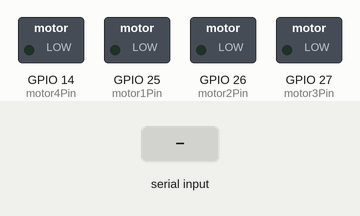
A sketch run on a simulated ESP32. Shown: switched loads named in the sketch (green lamp = pin HIGH). Inputs (shaded band) come from the test bench. What the sketch prints to the serial monitor is not drawn.

Above: at 2.2 s.
2.3 s: "90,45\n" received over Serial
At 2.8 s:
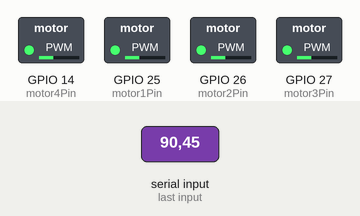
3.8 s: "30,150\n" received over Serial
At 5.0 s:
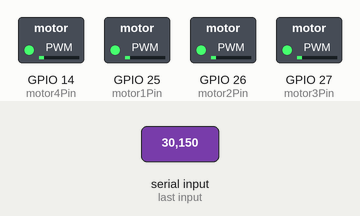
5.3 s: "200\n" received over Serial
At 6.3 s:
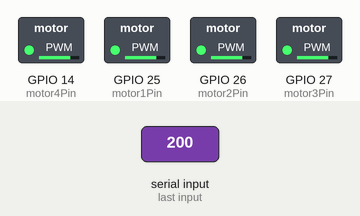
6.8 s: "90\n" received over Serial
At 7.4 s:
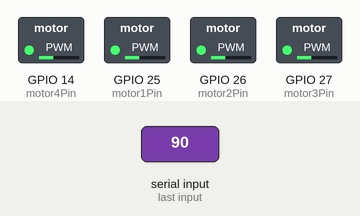
Timing chart, 0 to 9.3 s (numbered marks = the images above; inputs shaded):
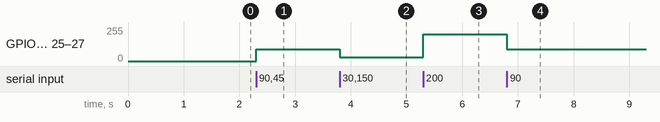

The sketch:

phase1_motor_test.ino
```cpp
// ESP32 4-Motor PWM Test

// 馬達 PWM 腳位
const int motor1Pin = 25;
const int motor2Pin = 26;
const int motor3Pin = 27;
const int motor4Pin = 14;

// PWM 參數
const int freq = 5000;
const int resolution = 8; // 8-bit: 0~255

// PWM 通道
const int pwmChannel1 = 0;
const int pwmChannel2 = 1;
const int pwmChannel3 = 2;
const int pwmChannel4 = 3;

int speedValue = 128; // 初始速度

void setup() {
  Serial.begin(115200);
  delay(1000);

  // 初始化每個 PWM 通道與腳位
  ledcSetup(pwmChannel1, freq, resolution);
  ledcAttachPin(motor1Pin, pwmChannel1);

  ledcSetup(pwmChannel2, freq, resolution);
  ledcAttachPin(motor2Pin, pwmChannel2);

  ledcSetup(pwmChannel3, freq, resolution);
  ledcAttachPin(motor3Pin, pwmChannel3);

  ledcSetup(pwmChannel4, freq, resolution);
  ledcAttachPin(motor4Pin, pwmChannel4);

  Serial.println("⚙️ Motor PWM Test Ready! Type 0~255 to set speed for all motors.");
}

void loop() {
  if (Serial.available()) {
    String input = Serial.readStringUntil('\n');
    input.trim();

    if (input.length() > 0) {
      int value = input.toInt();

      if (value >= 0 && value <= 255) {
        speedValue = value;
        Serial.print("🚀 Setting all motors to speed: ");
        Serial.println(speedValue);

        ledcWrite(pwmChannel1, speedValue);
        ledcWrite(pwmChannel2, speedValue);
        ledcWrite(pwmChannel3, speedValue);
        ledcWrite(pwmChannel4, speedValue);
      } else {
        Serial.println("❌ Invalid speed! Enter a number between 0 and 255.");
      }
    }
  }
}
```

Measured:
- after the input at 2.3 s, GPIO 14 (motor4Pin), GPIO 25 (motor1Pin), GPIO 26 (motor2Pin), GPIO 27 (motor3Pin): 0/255 → 90/255 at once
- after the input at 3.8 s, GPIO 14 (motor4Pin), GPIO 25 (motor1Pin), GPIO 26 (motor2Pin), GPIO 27 (motor3Pin): 90/255 → 30/255 at once
- after the input at 5.3 s, GPIO 14 (motor4Pin), GPIO 25 (motor1Pin), GPIO 26 (motor2Pin), GPIO 27 (motor3Pin): 30/255 → 199/255 at once
- after the input at 6.8 s, GPIO 14 (motor4Pin), GPIO 25 (motor1Pin), GPIO 26 (motor2Pin), GPIO 27 (motor3Pin): 199/255 → 90/255 at once
